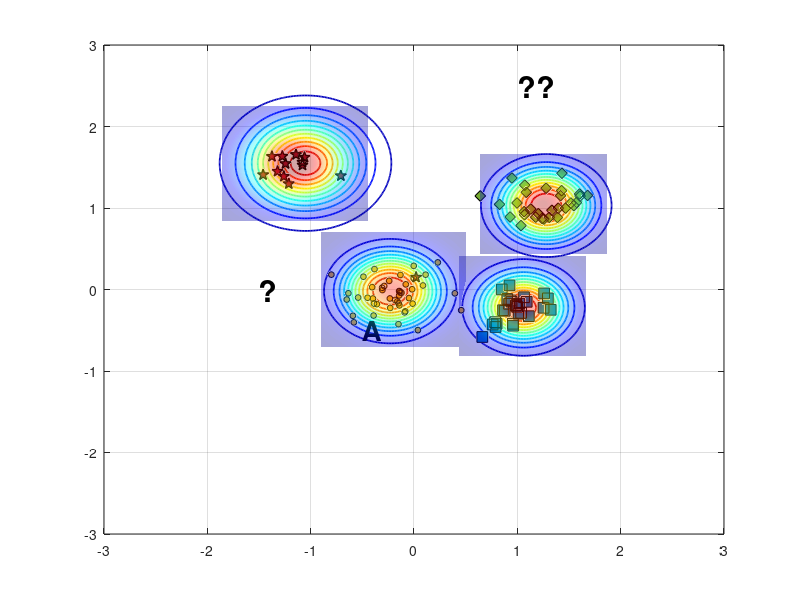

Recreate this plot in MATLAB. (Note: this script raises an error after producing the figure.)
%% Reproduce EVM-style demo figure (no toolboxes)
clear; close all; clc; rng(7);

% ---------- 1) 合成四类二维数据 ----------
% 类中心（大致对应图中位置）
C_star  = [-1.15  1.55];   % 红色星
C_diam  = [ 1.25  1.05];   % 绿色菱形
C_square= [ 1.05 -0.20];   % 蓝色方块
C_dot   = [-0.20  0.00];   % 蓝色小点（被 A 标注影响的那簇）

% 协方差（控制每簇形状）
S = @(sx,sy,rho)[sx^2 rho*sx*sy; rho*sx*sy sy^2];
Sig_star   = S(0.18,0.20, 0.05);
Sig_diam   = S(0.22,0.18,-0.10);
Sig_square = S(0.20,0.16, 0.05);
Sig_dot    = S(0.25,0.18, 0.00);

% 从高斯采样（不用 mvnrnd）
sample = @(N,mu,SIG) (randn(N,2)*chol(SIG,'lower') + mu);

X_star   = sample(12,C_star,   Sig_star);
X_diam   = sample(30,C_diam,   Sig_diam);
X_square = sample(28,C_square, Sig_square);
X_dot    = sample(45,C_dot,    Sig_dot);

% 加一个“离群星”靠近 A（见原图左中）
X_star = [X_star; 0.02 0.15];

% ---------- 2) 底面散点与样式 ----------
figure('Color','w','Position',[100,100,800,600]);
hold on; box on; grid on;
z0 = 0; % 所有散点都放在 z=0 的平面

% 确保按照绘制顺序叠放，便于把散点置顶
set(gca,'SortMethod','childorder');

h_star   = scatter3(X_star(:,1),  X_star(:,2),  z0+zeros(size(X_star,1),1),  70, ...
        'pentagram', 'filled', 'MarkerEdgeColor','k', 'MarkerFaceColor',[0.635294 0.0784314 0.184314], 'LineWidth',1.0); % 红色五角星 #A2142F
h_diam   = scatter3(X_diam(:,1),  X_diam(:,2),  z0+zeros(size(X_diam,1),1),  60, ...
        'd', 'filled', 'MarkerEdgeColor','k', 'MarkerFaceColor',[0.466667 0.674510 0.188235]); % 绿色菱形 #77AC30
h_square = scatter3(X_square(:,1),X_square(:,2),z0+zeros(size(X_square,1),1),60, ...
        's', 'filled', 'MarkerEdgeColor','k', 'MarkerFaceColor',[0 0.447059 0.741176]); % 蓝色正方形 #0072BD
h_dot    = scatter3(X_dot(:,1),   X_dot(:,2),   z0+zeros(size(X_dot,1),1),   18, ...
        'o', 'filled', 'MarkerEdgeColor','k', 'MarkerFaceColor',[0.929412 0.694118 0.125490]); % 黄色圆形 #EDB120


% ---------- 3) ψ-model 等值环（彩色同心） ----------
% 采用带形状参的径向函数 psi(r) = exp(-(r/s)^t)
psi = @(X,Y,cx,cy,s,t) exp( - ( sqrt((X-cx).^2 + (Y-cy).^2) ./ s ).^t );

% 选几处“极端向量/代表点”（包含 A 所在）
EV = [ -0.23 -0.02 ;   % A 对应蓝点极端向量
        1.06 -0.22 ;   % 蓝方块
        1.28  1.03 ;   % 绿菱形
       -1.05  1.55 ];  % 红星
scale = [0.42, 0.36, 0.40, 0.48];   % 各自 scale
shape = [2.6,  2.2,  2.4,  2.0];    % 各自 shape

% 网格
[xg,yg] = meshgrid(linspace(-3,3,400));
colormap(jet); caxis([0 1]);

% 等高线层级（红到蓝：高到低）
levels = linspace(1.0,0.05,12);

for k = 1:size(EV,1)
    Z = psi(xg,yg,EV(k,1),EV(k,2),scale(k),shape(k));
    [~, h] = contour(xg,yg,Z,levels);    % 直接画在底面，保持颜色映射
    set(h,'LineWidth',1.25);

    % 将等高线明确压到 z=0（兼容不同 MATLAB 版本）
    ch = get(h,'Children');
    for ic = 1:numel(ch)
        zd = get(ch(ic),'ZData');
        if ~isempty(zd)
            set(ch(ic),'ZData',zeros(size(zd))); % 强制贴在 z=0
        end
    end
end

% 标出 A 与问号
text(-0.5,-0.5,0,'A','FontWeight','bold','FontSize',20,'Color','k');
text( 1, 2.5,0,'??','FontWeight','bold','FontSize',22,'Color','k');
text( -1.5,0,0,'?','FontWeight','bold','FontSize',22,'Color','k');

% ---------- 4) 上方半透明“钟形面”（表示类支持/概率） ----------
% 用四个高斯穹顶，中心与各簇一致
gauss2 = @(X,Y,cx,cy,s) exp(-((X-cx).^2 + (Y-cy).^2)/(2*s^2));
tops  = {C_star, C_diam, C_square, C_dot};
sigT  = [0.32 0.28 0.28 0.32];   % 调小 sigma，使穹顶更集中
amp   = [1.05 0.95 0.90 0.85];

% 抬高穹顶，并缩小每个穹顶的覆盖范围（为每个穹顶使用局部网格）
zlift      = 0.18;   % 统一抬高量（不改变颜色映射）
spanFactor = 2.2;    % 每个穹顶半宽 = spanFactor * sigma（越小覆盖越小）
gridN      = 121;    % 局部网格分辨率

for i=1:4
    cx = tops{i}(1); cy = tops{i}(2);
    span = spanFactor * sigT(i);
    [xgi,ygi] = meshgrid(linspace(cx - span, cx + span, gridN), ...
                         linspace(cy - span, cy + span, gridN));

    Zt = amp(i) * gauss2(xgi,ygi,cx,cy,sigT(i));
    % 用 Zt 作为颜色，Zt+zlift 作为高度，从而抬高且保留原色
    s1 = surf(xgi,ygi, Zt + zlift, Zt, 'EdgeColor','none', 'FaceAlpha',0.35);
end
shading interp; 
% camlight headlight; 
lighting gouraud;

% 将散点推到顶层
uistack([h_star h_diam h_square h_dot], 'top');

% ---------- 5) 轴、视角与观感 ----------
xlim([-2 2]); ylim([-1 3]); zlim([0 1.25]); view(47,21);
axis vis3d; daspect([1 1 0.8]);
set(gca,'FontName','Times New Roman','FontSize',12,'LineWidth',1);
% xlabel('x'); ylabel('y'); zlabel('score / \psi');

% 网格和背景风格
grid on; 
% set(gca,'GridAlpha',0.2,'MinorGridAlpha',0.2);
